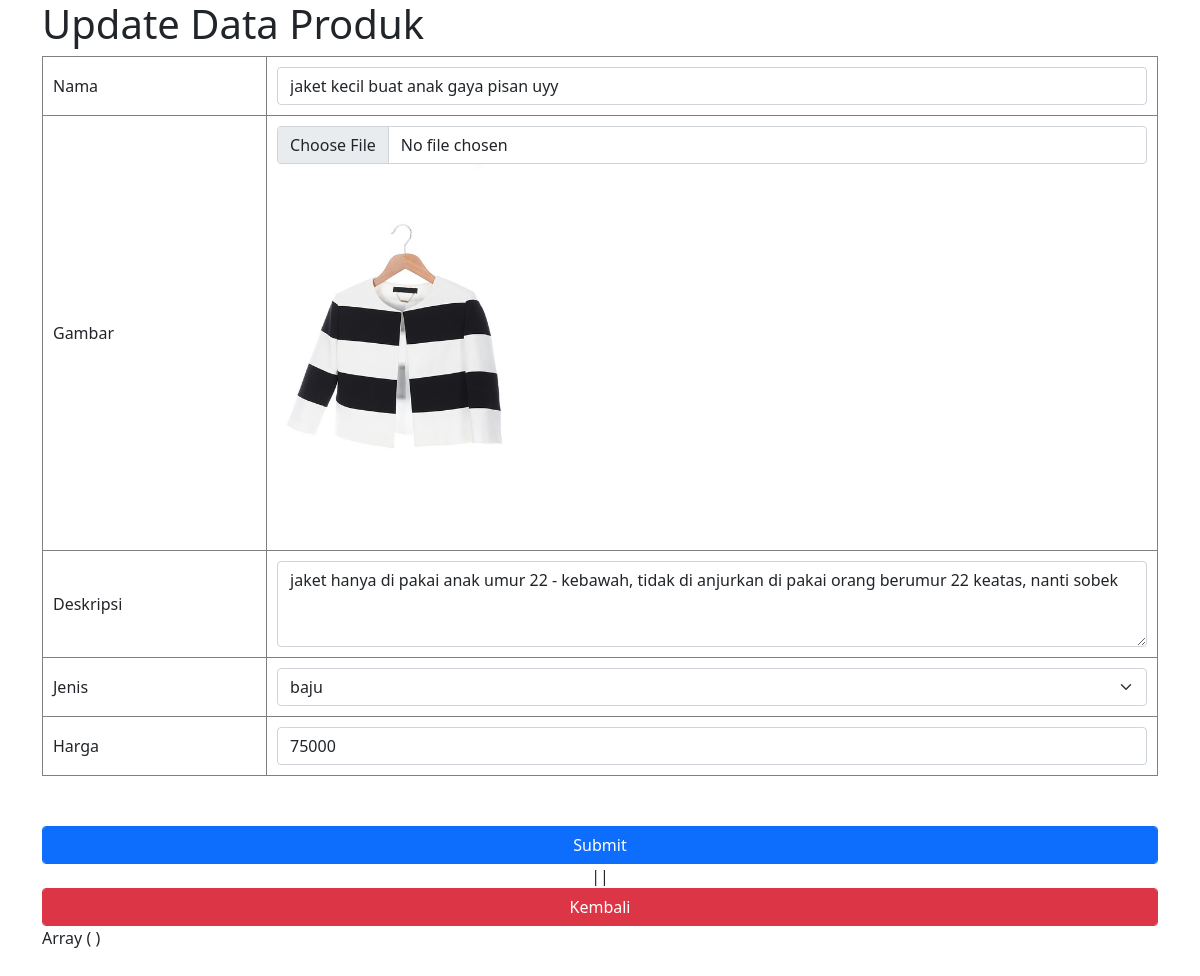
The app's page /update.php?id_produk=22 with its own data.
### tables this page shows
CREATE TABLE `produk` (
  `id_produk` int(20) NOT NULL,
  `nama_produk` varchar(100) DEFAULT NULL,
  `gambar` varchar(20) NOT NULL,
  `deskripsi` text DEFAULT NULL,
  `jenis` varchar(10) NOT NULL,
  `harga` int(100) NOT NULL,
  `tgl_upload` date NOT NULL
);

### update.php (the view, shortened to what this page needs)
<!DOCTYPE html>
<html>
<head>
	<link rel="stylesheet" type="text/css" href="https://cdn.datatables.net/1.11.5/css/jquery.dataTables.css">
	<link href="css/bootstrap.min.css" rel="stylesheet" >
</head>
<body>
<?php
include_once 'connect.php';
$id_produk = $_GET['id_produk'];
$produk_panggil = mysqli_query($link, "SELECT * FROM produk WHERE id_produk = '$id_produk'");
while($produklagi = mysqli_fetch_array($produk_panggil)){
	$nama_produk = $produklagi['nama_produk'];
	$img = 'upload/'.$produklagi['gambar'];
	$deskripsi = $produklagi['deskripsi'];
	$jenis = $produklagi['jenis'];
	$harga = $produklagi['harga'];
}
?>
<div class="container" style="margin-bottom:200px;">
	<div class="row">
		<div class="col-md-12">
<h1>Update Data Produk</h1>
<form action="update.php?id_produk=<?php echo $id_produk;?>" method="post" class="form1" enctype="multipart/form-data">
	<table width="100%" class="table-bordered" cellpadding="10">
			<tr style="a">
				<td>Nama</td>
				<td><input type="text" name="nama_produk" class="form-control" value="<?php echo $nama_produk;?>" ></td>
			</tr>
						<tr>
				<td>Gambar</td>
				<td>
					<input type="file" name="c_image" class="form-control" value="<?php echo $img;?>"><img src="<?php echo $img;?>" style="width: 250px; height:auto;"></td>
			</tr>
						<tr>
				<td>Deskripsi</td>
				<td>
					<textarea rows="3" name="deskripsi" class="form-control"  ><?php echo htmlspecialchars($deskripsi); ?></textarea> </td>
			</tr>
						<tr>
				<td >Jenis</td>
				<td><select class="form-select" name="jenis" aria-label="Default select example">
  <option selected><?php echo $jenis; ?> </option>
</select>
					</td>
			</tr>
						<tr>
				<td>Harga</td>
				<td><input type="number" name="harga" class="form-control" value="<?php echo $harga; ?>" ></td>
			</tr>
			</table>
			<div class="buttonya" style="margin-top:50px; text-align:center;">
			<input type="submit" name="update" class="form-control btn btn-primary"> ||
<a href="read.php" class="form-control btn btn-danger">Kembali</a>
</form>
		</div></div></div>
</body>
</html>
<?php
print_r($_POST);
?>

### records on screen
produk: nama_produk "jaket kecil buat anak gaya pisan uyy", gambar (picture), deskripsi "jaket hanya di pakai anak umur 22 - kebawah, tidak di anjurkan di pakai orang berumur 22 keatas, nanti sobek", jenis "baju", harga "75000"
